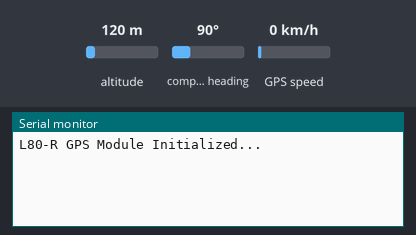
The sketch below on a simulated ESP32. On the bench: the last lines printed to the serial monitor. The test bench sets the inputs (shaded band); at power-on: altitude 120 m, compass heading 90°, GPS speed 0 km/h. The GPS gets a fix after 3 s at 37.7749, -122.4194 with 8 satellites.

Above: at 1.2 s.
1.3 s: altitude set to 20 m
At 3.8 s:
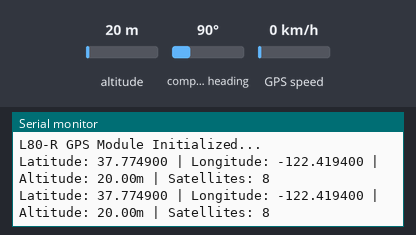
5.4 s: altitude set to 250 m
At 6.8 s:
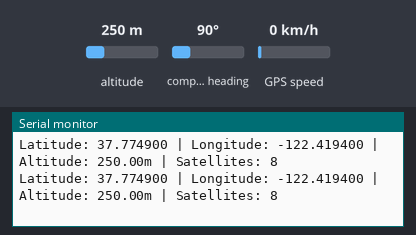

Measured:
- after the input at 1.3 s, the serial monitor: prints a new line after 1.7 s (image 1)
- after the input at 5.4 s, the serial monitor: prints a new line after 0.61 s (image 2)

The sketch:

GPS_l80re7.ino
```cpp
#include <TinyGPS++.h>
#include <HardwareSerial.h>

// Define GPS module connection on UART2 (GPIO16=RX2, GPIO17=TX2)
static const int RXPin = 16, TXPin = 17;
static const uint32_t GPSBaud = 9600;

TinyGPSPlus gps;
HardwareSerial gpsSerial(2);

void setup() {
    Serial.begin(115200);
    gpsSerial.begin(GPSBaud, SERIAL_8N1, RXPin, TXPin);

    Serial.println("L80-R GPS Module Initialized...");
}

void loop() {
    while (gpsSerial.available() > 0) {
        char c = gpsSerial.read();
        gps.encode(c);  // Feed characters to the TinyGPS++ library

        if (gps.location.isUpdated()) {  // Check if new GPS data is available
            Serial.print("Latitude: ");
            Serial.print(gps.location.lat(), 6);
            Serial.print(" | Longitude: ");
            Serial.print(gps.location.lng(), 6);
            Serial.print(" | Altitude: ");
            Serial.print(gps.altitude.meters());
            Serial.print("m | Satellites: ");
            Serial.println(gps.satellites.value());
        }
    }
}
```
